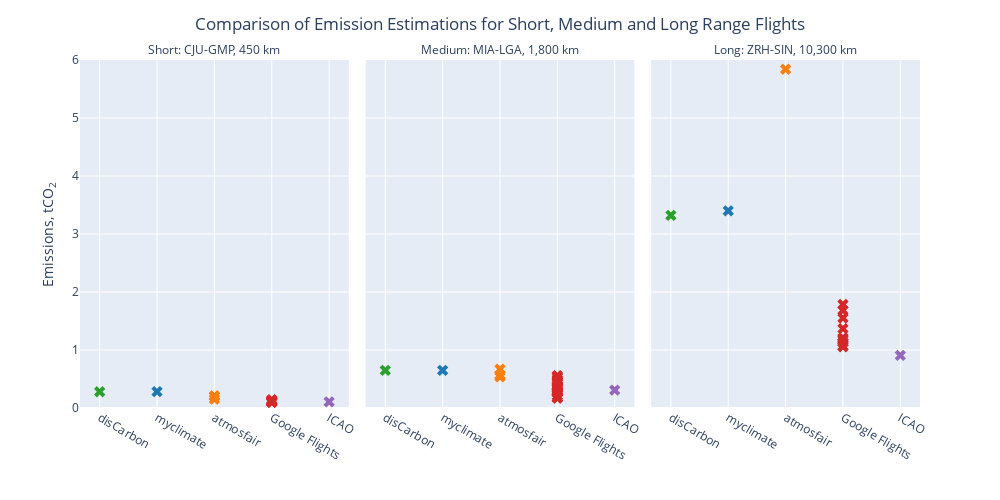

This figure's notebook cell:
### Code cell
fig = px.scatter(emissions_range, x="Emission Offsetter", color="Emission Offsetter", y="Emission", facet_col="Range Label", color_discrete_sequence=color_sequence)
fig.update_yaxes(range=[0, 6.0])
fig.update_layout(
    title="Comparison of Emission Estimations for Short, Medium and Long Range Flights",
    title_x=0.5,
    yaxis_title="Emissions, tCO<sub>2</sub>",
    showlegend=False,
    height=500, width=1000
)
fig.update_traces(marker_symbol='x', marker_size=10)
fig.for_each_annotation(lambda a: a.update(text=a.text.split("=")[-1]))
# Remove all xaxis_titles
for axis in fig.layout:
    if type(fig.layout[axis]) == go.layout.XAxis:
        fig.layout[axis].title.text = ''
fig.show()

### Figure 1 — Plotly figure (JSON) as saved in the notebook; plotly's stock layout.template omitted (floating-point values rounded to 4 significant figures)
{"data": [{"hovertemplate": "Emission Offsetter=%{x}<br>Range Label=Short: CJU-GMP, 450 km<br>Emission=%{y}<extra></extra>", "legendgroup": "disCarbon", "marker": {"color": "#2CA02C", "size": 10, "symbol": "x"}, "mode": "markers", "name": "disCarbon", "orientation": "v", "showlegend": true, "type": "scatter", "x": ["disCarbon"], "xaxis": "x", "y": [0.28], "yaxis": "y"}, {"hovertemplate": "Emission Offsetter=%{x}<br>Range Label=Medium: MIA-LGA, 1,800 km<br>Emission=%{y}<extra></extra>", "legendgroup": "disCarbon", "marker": {"color": "#2CA02C", "size": 10, "symbol": "x"}, "mode": "markers", "name": "disCarbon", "orientation": "v", "showlegend": false, "type": "scatter", "x": ["disCarbon"], "xaxis": "x2", "y": [0.65], "yaxis": "y2"}, {"hovertemplate": "Emission Offsetter=%{x}<br>Range Label=Long: ZRH-SIN, 10,300 km<br>Emission=%{y}<extra></extra>", "legendgroup": "disCarbon", "marker": {"color": "#2CA02C", "size": 10, "symbol": "x"}, "mode": "markers", "name": "disCarbon", "orientation": "v", "showlegend": false, "type": "scatter", "x": ["disCarbon"], "xaxis": "x3", "y": [3.322], "yaxis": "y3"}, {"hovertemplate": "Emission Offsetter=%{x}<br>Range Label=Short: CJU-GMP, 450 km<br>Emission=%{y}<extra></extra>", "legendgroup": "myclimate", "marker": {"color": "#1F77B4", "size": 10, "symbol": "x"}, "mode": "markers", "name": "myclimate", "orientation": "v", "showlegend": true, "type": "scatter", "x": ["myclimate"], "xaxis": "x", "y": [0.282], "yaxis": "y"}, {"hovertemplate": "Emission Offsetter=%{x}<br>Range Label=Medium: MIA-LGA, 1,800 km<br>Emission=%{y}<extra></extra>", "legendgroup": "myclimate", "marker": {"color": "#1F77B4", "size": 10, "symbol": "x"}, "mode": "markers", "name": "myclimate", "orientation": "v", "showlegend": false, "type": "scatter", "x": ["myclimate"], "xaxis": "x2", "y": [0.65], "yaxis": "y2"}, {"hovertemplate": "Emission Offsetter=%{x}<br>Range Label=Long: ZRH-SIN, 10,300 km<br>Emission=%{y}<extra></extra>", "legendgroup": "myclimate", "marker": {"color": "#1F77B4", "size": 10, "symbol": "x"}, "mode": "markers", "name": "myclimate", "orientation": "v", "showlegend": false, "type": "scatter", "x": ["myclimate"], "xaxis": "x3", "y": [3.4], "yaxis": "y3"}, {"hovertemplate": "Emission Offsetter=%{x}<br>Range Label=Short: CJU-GMP, 450 km<br>Emission=%{y}<extra></extra>", "legendgroup": "atmosfair", "marker": {"color": "#FF7F0E", "size": 10, "symbol": "x"}, "mode": "markers", "name": "atmosfair", "orientation": "v", "showlegend": true, "type": "scatter", "x": ["atmosfair", "atmosfair", "atmosfair", "atmosfair"], "xaxis": "x", "y": [0.153, 0.2, 0.207, 0.206], "yaxis": "y"}, {"hovertemplate": "Emission Offsetter=%{x}<br>Range Label=Medium: MIA-LGA, 1,800 km<br>Emission=%{y}<extra></extra>", "legendgroup": "atmosfair", "marker": {"color": "#FF7F0E", "size": 10, "symbol": "x"}, "mode": "markers", "name": "atmosfair", "orientation": "v", "showlegend": false, "type": "scatter", "x": ["atmosfair", "atmosfair", "atmosfair", "atmosfair"], "xaxis": "x2", "y": [0.537, 0.564, 0.564, 0.669], "yaxis": "y2"}, {"hovertemplate": "Emission Offsetter=%{x}<br>Range Label=Long: ZRH-SIN, 10,300 km<br>Emission=%{y}<extra></extra>", "legendgroup": "atmosfair", "marker": {"color": "#FF7F0E", "size": 10, "symbol": "x"}, "mode": "markers", "name": "atmosfair", "orientation": "v", "showlegend": false, "type": "scatter", "x": ["atmosfair"], "xaxis": "x3", "y": [5.84], "yaxis": "y3"}, {"hovertemplate": "Emission Offsetter=%{x}<br>Range Label=Short: CJU-GMP, 450 km<br>Emission=%{y}<extra></extra>", "legendgroup": "Google Flights", "marker": {"color": "#D62728", "size": 10, "symbol": "x"}, "mode": "markers", "name": "Google Flights", "orientation": "v", "showlegend": true, "type": "scatter", "x": ["Google Flights", "Google Flights", "Google Flights", "Google Flights", "Google Flights", "Google Flights", "Google Flights", "Google Flights", "Google Flights", "Google Flights", "Google Flights"], "xaxis": "x", "y": [0.096, 0.1, 0.102, 0.106, 0.112, 0.116, 0.118, 0.122, 0.124, 0.126, 0.144], "yaxis": "y"}, {"hovertemplate": "Emission Offsetter=%{x}<br>Range Label=Medium: MIA-LGA, 1,800 km<br>Emission=%{y}<extra></extra>", "legendgroup": "Google Flights", "marker": {"color": "#D62728", "size": 10, "symbol": "x"}, "mode": "markers", "name": "Google Flights", "orientation": "v", "showlegend": false, "type": "scatter", "x": ["Google Flights", "Google Flights", "Google Flights", "Google Flights", "Google Flights", "Google Flights", "Google Flights", "Google Flights", "Google Flights", "Google Flights", "Google Flights", "Google Flights", "Google Flights", "Google Flights", "Google Flights", "Google Flights", "Google Flights", "Google Flights", "Google Flights", "Google Flights", "Google Flights", "Google Flights", "Google Flights", "Google Flights", "Google Flights", "Google Flights", "Google Flights"], "xaxis": "x2", "y": [0.21, 0.258, 0.27, 0.274, 0.276, 0.278, 0.28, 0.294, 0.304, 0.334, 0.336, 0.338, 0.17, 0.176, 0.179, 0.36, 0.374, 0.388, 0.39, 0.432, 0.45, 0.46, 0.472, 0.494, 0.526, 0.554, 0.556], "yaxis": "y2"}, {"hovertemplate": "Emission Offsetter=%{x}<br>Range Label=Long: ZRH-SIN, 10,300 km<br>Emission=%{y}<extra></extra>", "legendgroup": "Google Flights", "marker": {"color": "#D62728", "size": 10, "symbol": "x"}, "mode": "markers", "name": "Google Flights", "orientation": "v", "showlegend": false, "type": "scatter", "x": ["Google Flights", "Google Flights", "Google Flights", "Google Flights", "Google Flights", "Google Flights", "Google Flights", "Google Flights", "Google Flights", "Google Flights", "Google Flights"], "xaxis": "x3", "y": [1.056, 1.066, 1.132, 1.132, 1.176, 1.194, 1.21, 1.368, 1.552, 1.684, 1.786], "yaxis": "y3"}, {"hovertemplate": "Emission Offsetter=%{x}<br>Range Label=Short: CJU-GMP, 450 km<br>Emission=%{y}<extra></extra>", "legendgroup": "ICAO", "marker": {"color": "#9467BD", "size": 10, "symbol": "x"}, "mode": "markers", "name": "ICAO", "orientation": "v", "showlegend": true, "type": "scatter", "x": ["ICAO"], "xaxis": "x", "y": [0.1068], "yaxis": "y"}, {"hovertemplate": "Emission Offsetter=%{x}<br>Range Label=Medium: MIA-LGA, 1,800 km<br>Emission=%{y}<extra></extra>", "legendgroup": "ICAO", "marker": {"color": "#9467BD", "size": 10, "symbol": "x"}, "mode": "markers", "name": "ICAO", "orientation": "v", "showlegend": false, "type": "scatter", "x": ["ICAO"], "xaxis": "x2", "y": [0.3076], "yaxis": "y2"}, {"hovertemplate": "Emission Offsetter=%{x}<br>Range Label=Long: ZRH-SIN, 10,300 km<br>Emission=%{y}<extra></extra>", "legendgroup": "ICAO", "marker": {"color": "#9467BD", "size": 10, "symbol": "x"}, "mode": "markers", "name": "ICAO", "orientation": "v", "showlegend": false, "type": "scatter", "x": ["ICAO"], "xaxis": "x3", "y": [0.907], "yaxis": "y3"}], "layout": {"annotations": [{"font": {}, "showarrow": false, "text": "Short: CJU-GMP, 450 km", "x": 0.16, "xanchor": "center", "xref": "paper", "y": 1, "yanchor": "bottom", "yref": "paper"}, {"font": {}, "showarrow": false, "text": "Medium: MIA-LGA, 1,800 km", "x": 0.5, "xanchor": "center", "xref": "paper", "y": 1, "yanchor": "bottom", "yref": "paper"}, {"font": {}, "showarrow": false, "text": "Long: ZRH-SIN, 10,300 km", "x": 0.84, "xanchor": "center", "xref": "paper", "y": 1, "yanchor": "bottom", "yref": "paper"}], "height": 500, "legend": {"title": {"text": "Emission Offsetter"}, "tracegroupgap": 0}, "margin": {"t": 60}, "showlegend": false, "title": {"text": "Comparison of Emission Estimations for Short, Medium and Long Range Flights", "x": 0.5}, "width": 1000, "xaxis": {"anchor": "y", "categoryarray": ["disCarbon", "myclimate", "atmosfair", "Google Flights", "ICAO"], "categoryorder": "array", "domain": [0, 0.32], "title": {"text": ""}}, "xaxis2": {"anchor": "y2", "categoryarray": ["disCarbon", "myclimate", "atmosfair", "Google Flights", "ICAO"], "categoryorder": "array", "domain": [0.34, 0.66], "matches": "x", "title": {"text": ""}}, "xaxis3": {"anchor": "y3", "categoryarray": ["disCarbon", "myclimate", "atmosfair", "Google Flights", "ICAO"], "categoryorder": "array", "domain": [0.68, 1.0], "matches": "x", "title": {"text": ""}}, "yaxis": {"anchor": "x", "domain": [0, 1], "range": [0, 6], "title": {"text": "Emissions, tCO<sub>2</sub>"}}, "yaxis2": {"anchor": "x2", "domain": [0, 1], "matches": "y", "range": [0, 6], "showticklabels": false}, "yaxis3": {"anchor": "x3", "domain": [0, 1], "matches": "y", "range": [0, 6], "showticklabels": false}}}
